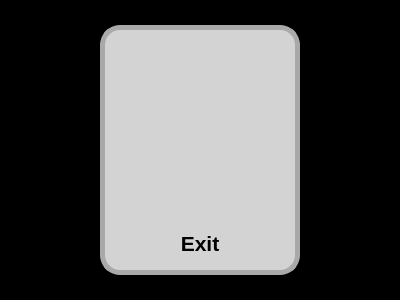
<?xml version="1.0" encoding="UTF-8"?>
<ui version="4.0">
 <class>DialogSelectUserModule</class>
 <widget class="QDialog" name="DialogSelectUserModule">
  <property name="geometry">
   <rect>
    <x>0</x>
    <y>0</y>
    <width>400</width>
    <height>300</height>
   </rect>
  </property>
  <property name="windowTitle">
   <string/>
  </property>
  <property name="styleSheet">
   <string notr="true">QDialog#DialogSelectUserModule{
	background-color: rgb(0, 0, 0);
}</string>
  </property>
  <layout class="QHBoxLayout" name="horizontalLayoutMain">
   <item>
    <spacer name="horizontalSpacer">
     <property name="orientation">
      <enum>Qt::Horizontal</enum>
     </property>
     <property name="sizeHint" stdset="0">
      <size>
       <width>82</width>
       <height>20</height>
      </size>
     </property>
    </spacer>
   </item>
   <item>
    <widget class="QWidget" name="widgetExit" native="true">
     <property name="minimumSize">
      <size>
       <width>200</width>
       <height>250</height>
      </size>
     </property>
     <property name="maximumSize">
      <size>
       <width>200</width>
       <height>250</height>
      </size>
     </property>
     <property name="styleSheet">
      <string notr="true">QWidget#widgetExit{
	background-color: lightgrey;
	border-radius: 20px;
	border: 5px solid darkgrey;
}</string>
     </property>
     <layout class="QVBoxLayout" name="verticalLayout">
      <item>
       <widget class="QPushButton" name="pbExit">
        <property name="sizePolicy">
         <sizepolicy hsizetype="Fixed" vsizetype="Fixed">
          <horstretch>0</horstretch>
          <verstretch>0</verstretch>
         </sizepolicy>
        </property>
        <property name="minimumSize">
         <size>
          <width>180</width>
          <height>180</height>
         </size>
        </property>
        <property name="maximumSize">
         <size>
          <width>180</width>
          <height>180</height>
         </size>
        </property>
        <property name="styleSheet">
         <string notr="true">QPushButton{
	border-radius: 10px;
	border: 0px;
}
QPushButton:pressed {
    background-color: qlineargradient(x1: 0, y1: 0, x2: 0, y2: 1,
                                      stop: 0 #dadbde, stop: 1 #f6f7fa);
}</string>
        </property>
        <property name="text">
         <string/>
        </property>
        <property name="icon">
         <iconset resource="../rc/Starter.qrc">
          <normaloff>:/DialogSelectUserModule/images/Exit.png</normaloff>:/DialogSelectUserModule/images/Exit.png</iconset>
        </property>
        <property name="iconSize">
         <size>
          <width>160</width>
          <height>160</height>
         </size>
        </property>
        <property name="autoDefault">
         <bool>false</bool>
        </property>
        <property name="flat">
         <bool>true</bool>
        </property>
       </widget>
      </item>
      <item>
       <widget class="QLabel" name="labelExit">
        <property name="font">
         <font>
          <pointsize>16</pointsize>
          <weight>75</weight>
          <bold>true</bold>
         </font>
        </property>
        <property name="styleSheet">
         <string notr="true">QLabel{
	border: 0px;
}</string>
        </property>
        <property name="text">
         <string>Exit</string>
        </property>
        <property name="alignment">
         <set>Qt::AlignCenter</set>
        </property>
       </widget>
      </item>
     </layout>
    </widget>
   </item>
   <item>
    <spacer name="horizontalSpacer_2">
     <property name="orientation">
      <enum>Qt::Horizontal</enum>
     </property>
     <property name="sizeHint" stdset="0">
      <size>
       <width>82</width>
       <height>20</height>
      </size>
     </property>
    </spacer>
   </item>
  </layout>
 </widget>
 <resources>
  <include location="../rc/Starter.qrc"/>
 </resources>
 <connections>
  <connection>
   <sender>pbExit</sender>
   <signal>clicked()</signal>
   <receiver>DialogSelectUserModule</receiver>
   <slot>reject()</slot>
   <hints>
    <hint type="sourcelabel">
     <x>198</x>
     <y>123</y>
    </hint>
    <hint type="destinationlabel">
     <x>199</x>
     <y>149</y>
    </hint>
   </hints>
  </connection>
 </connections>
</ui>
